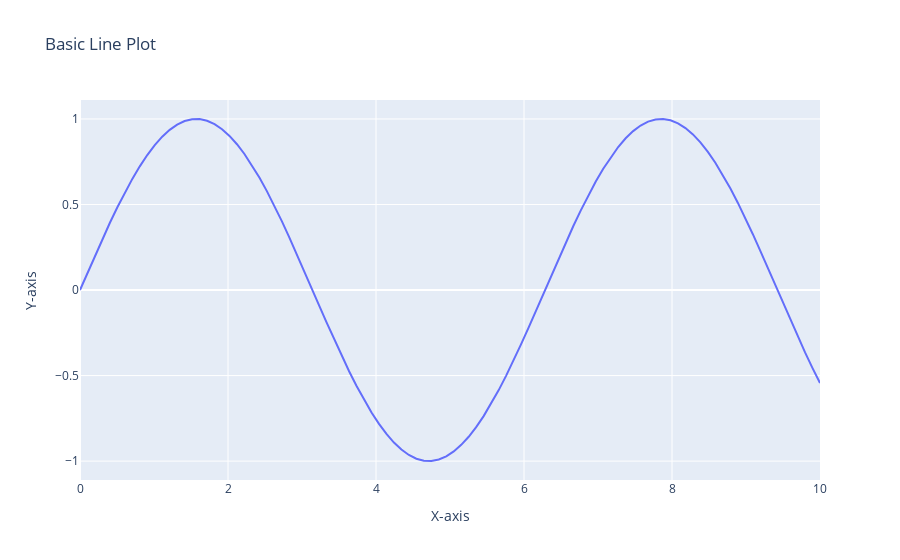

The code cell stored with this chart in its notebook:
### Markdown cell above
Plotly Code Examples

### Code cell
# Example 1: Basic Line Plot
import plotly.graph_objects as go
import numpy as np
# Generate sample data
x = np.linspace(0, 10, 100)
y = np.sin(x)
# Create a basic line plot
fig = go.Figure(data=go.Scatter(x=x, y=y, mode='lines'))
# Add title and labels
fig.update_layout(title='Basic Line Plot', xaxis_title='X-axis', yaxis_title='Y-axis')
# Show the plot
fig.show()
